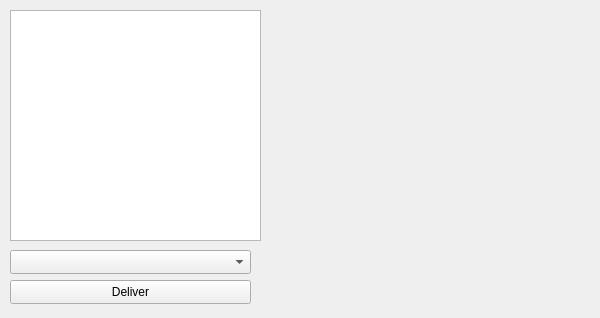
<?xml version="1.0" encoding="UTF-8"?>
<ui version="4.0">
 <class>CourierFormClass</class>
 <widget class="QMainWindow" name="CourierFormClass">
  <property name="geometry">
   <rect>
    <x>0</x>
    <y>0</y>
    <width>600</width>
    <height>318</height>
   </rect>
  </property>
  <property name="windowTitle">
   <string>CourierForm</string>
  </property>
  <widget class="QWidget" name="centralWidget">
   <widget class="QListWidget" name="listWidgetPackages">
    <property name="geometry">
     <rect>
      <x>10</x>
      <y>10</y>
      <width>251</width>
      <height>231</height>
     </rect>
    </property>
   </widget>
   <widget class="QComboBox" name="comboBoxStreets">
    <property name="geometry">
     <rect>
      <x>10</x>
      <y>250</y>
      <width>241</width>
      <height>24</height>
     </rect>
    </property>
   </widget>
   <widget class="QPushButton" name="pushButtonDeliver">
    <property name="geometry">
     <rect>
      <x>10</x>
      <y>280</y>
      <width>241</width>
      <height>24</height>
     </rect>
    </property>
    <property name="text">
     <string>Deliver</string>
    </property>
   </widget>
  </widget>
 </widget>
 <layoutdefault spacing="6" margin="11"/>
 <resources/>
 <connections/>
</ui>
